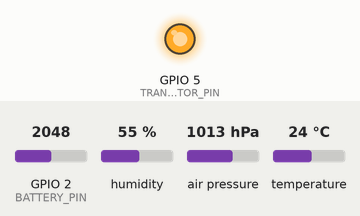
Bench run of a sketch on a simulated ESP32. Shown: output pins drawn as LEDs (lit = HIGH). Inputs (shaded band) come from the test bench; at power-on: GPIO 2 (BATTERY_PIN) = 2048, humidity 55 %, air pressure 1013 hPa, temperature 24 °C. At 0.1 s the program puts the board to deep sleep or switches it off; the recording ends there.

Above: at 0.05 s.
Timing chart, 0 to 0.1 s (numbered marks = the images above):
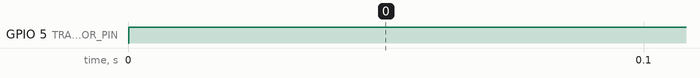

Measured:
- by itself, GPIO 5 (TRANSISTOR_PIN): LOW → HIGH at 0.00 s

The sketch:

transmitter.ino
```cpp
#include <Adafruit_BMP280.h> //library for BMP280 air pressure sensor
#include "Adafruit_SHT4x.h" //library for SHT40 temperature & humidity sensor
#include <Wire.h> //library for I2C communication
#include <esp_now.h> //library for espnow
#include <WiFi.h> //library for WiFi which is needed to run espnow

#define uS_TO_S_FACTOR 1000000ULL  //conversion factor for micro seconds to seconds
#define TIME_TO_SLEEP 300          //sleep time in seconds, currently set at 5 minutes
RTC_DATA_ATTR int bootCount = 0;

#define SOIL_SENSOR_PIN 4
#define RAIN_SENSOR_PIN 3
#define TRANSISTOR_PIN 5
#define BATTERY_PIN 2

Adafruit_SHT4x sht4 = Adafruit_SHT4x();
Adafruit_BMP280 bmp;

uint8_t broadcastAddress[] = {0xe8, 0xf6, 0x0a, 0x15, 0x19, 0xfc}; //must match with the MAC address of the receiver
esp_now_peer_info_t peerInfo;

struct SensorPacket {       //New structure to store data
  float temperature;        // DHT22 temperature
  float humidity;           // DHT22 humidity
  int soil;                 // Soil moisture %
  float pressure;           // BMP280 pressure in kPa
  int rain;                 // Rain sensor value
  float battery;            //Measures battery voltage
  unsigned long bootCount;  // Number of times device booted
};
SensorPacket data;

void OnDataSent(const uint8_t *mac_addr, esp_now_send_status_t status) {
  //Serial.print("\r\nLast Packet Send Status:\t");
  //Serial.println(status == ESP_NOW_SEND_SUCCESS ? "Delivery Success" : "Delivery Fail");
}

void setup() {
  //Serial.begin(115200);  //Serial does not work for this ESP32
  Wire.begin(6, 7);
  sht4.begin(&Wire);
  sht4.setPrecision(SHT4X_HIGH_PRECISION);
  sht4.setHeater(SHT4X_NO_HEATER);
  bmp.begin(0x76);
  bmp.setSampling(
    Adafruit_BMP280::MODE_FORCED,
    Adafruit_BMP280::SAMPLING_X2,
    Adafruit_BMP280::SAMPLING_X4,
    Adafruit_BMP280::FILTER_X4);
  pinMode(TRANSISTOR_PIN, OUTPUT);
  digitalWrite(TRANSISTOR_PIN, HIGH);

  WiFi.mode(WIFI_STA);

  // Init ESP-NOW
  if (esp_now_init() != ESP_OK) {
    //Serial.println("Error initializing ESP-NOW");
    return;
  }

  // Once ESPNow is successfully Init, we will register for Send CB to
  // get the status of Trasnmitted packet
  esp_now_register_send_cb(esp_now_send_cb_t(OnDataSent));

  // Register peer
  memcpy(peerInfo.peer_addr, broadcastAddress, 6);
  peerInfo.channel = 0;
  peerInfo.encrypt = false;

  // Add peer
  if (esp_now_add_peer(&peerInfo) != ESP_OK){
    //Serial.println("Failed to add peer");
    return;
  }

  ++bootCount;
  //Serial.println("Boot number: " + String(bootCount));
  sensor();
  esp_sleep_enable_timer_wakeup(TIME_TO_SLEEP * uS_TO_S_FACTOR);
  delay(10);
  esp_deep_sleep_start();
}

void sensor() {
  sensors_event_t humidity, temp;
  sht4.getEvent(&humidity, &temp);  //populate temp and humidity objects with fresh data
  data.humidity = humidity.relative_humidity;
  data.temperature = temp.temperature;

  bmp.takeForcedMeasurement();
  data.pressure = bmp.readPressure() / 100.0;

  digitalWrite(TRANSISTOR_PIN, LOW);
  delay(5);
  data.rain = analogRead(RAIN_SENSOR_PIN);
  data.soil = analogRead(SOIL_SENSOR_PIN);
  digitalWrite(TRANSISTOR_PIN, HIGH);

  for (int i = 0; i < 100; i++) { //read battery voltage 100 times to average it out
    data.battery += analogReadMilliVolts(BATTERY_PIN);
  }
  data.battery = data.battery / 100.0;
  data.battery = 98.6 / 98.4 * data.battery + data.battery + 35;  //battery voltage in millivolts with 35mV offset

  data.bootCount = bootCount;

  esp_err_t result = esp_now_send(broadcastAddress, (uint8_t *) &data, sizeof(data));

  if (result == ESP_OK) {
    //Serial.println("Sent with success");
  }
  else {
    //Serial.println("Error sending the data");
  }

  /*Serial.print("Temp: ");
  Serial.print(data.temperature);
  Serial.print(", Hum: ");
  Serial.print(data.humidity);
  Serial.print(", Soil: ");
  Serial.print(data.soil);
  Serial.print(", Pressure: ");
  Serial.print(data.pressure);
  Serial.print(", Rain: ");
  Serial.print(data.rain);
  Serial.print(", Battery Voltage: ");
  Serial.print(data.battery);
  Serial.print(", Boot: ");
  Serial.println(data.bootCount);
  Serial.flush();*/
}

void loop() {
}
```
